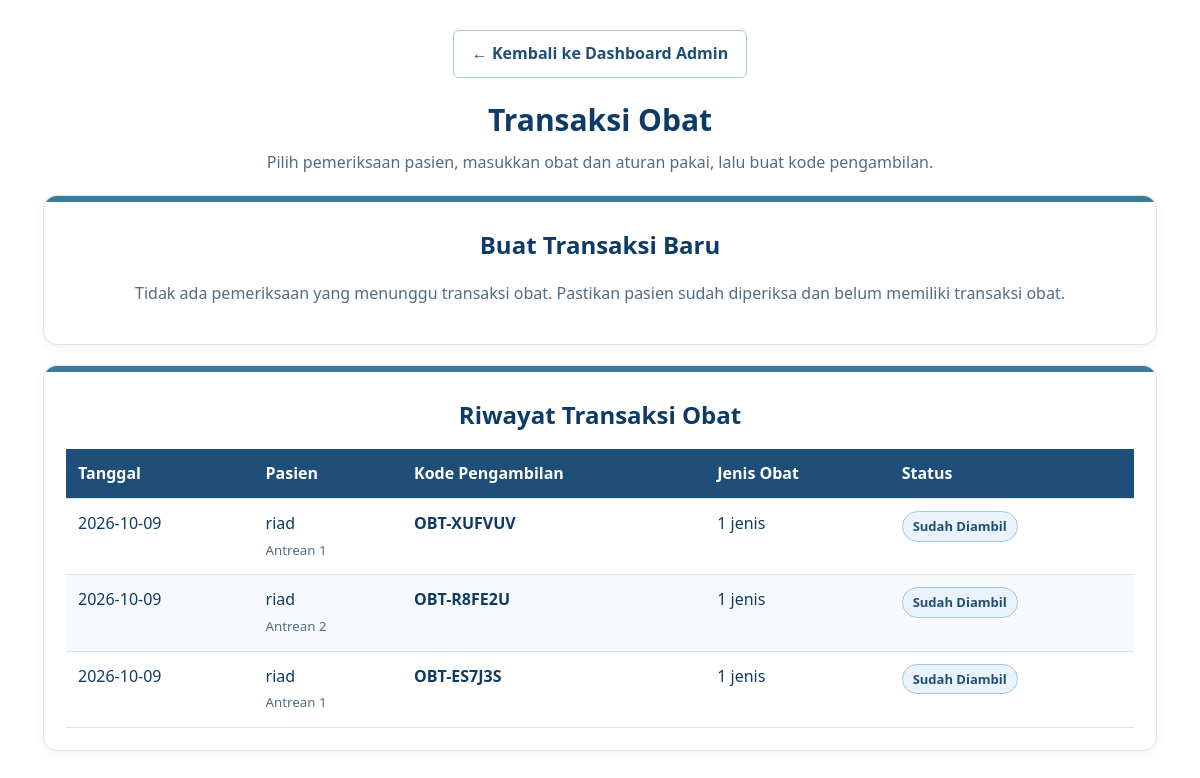
/admin/transaksi_obat.php (signed in), run on the app's committed database.
### tables this page shows
CREATE TABLE `transaksi_obat` (
  `id` int(11) NOT NULL,
  `pemeriksaan_id` int(11) NOT NULL,
  `kode_pengambilan` varchar(20) NOT NULL,
  `tanggal` date NOT NULL,
  `status` enum('Belum Diambil','Sudah Diambil') DEFAULT 'Belum Diambil'
);

### admin/transaksi_obat.php (the view, shortened to what this page needs)
<?php
require_once "../koneksi.php";
function e($nilai): string
{
    return htmlspecialchars(
        (string) $nilai,
        ENT_QUOTES,
        "UTF-8"
    );
}
$stmt = $pdo->query(
    "SELECT
        pm.id AS pemeriksaan_id,
        pm.diagnosis,
        pm.tanggal_pemeriksaan,
        p.nama AS nama_pasien,
        p.nik,
        a.nomor_antrean,
        a.tanggal AS tanggal_antrean,
        d.nama AS nama_dokter
     FROM pemeriksaan pm
     JOIN antrean a ON pm.antrean_id = a.id
     JOIN pasien p ON a.pasien_id = p.id
     JOIN dokter d ON a.dokter_id = d.id
     LEFT JOIN transaksi_obat t ON t.pemeriksaan_id = pm.id
     WHERE t.id IS NULL
     ORDER BY pm.id DESC"
);
$daftarPemeriksaan = $stmt->fetchAll(PDO::FETCH_ASSOC);
$stmt = $pdo->query(
    "SELECT
        t.id,
        t.kode_pengambilan,
        t.tanggal,
        t.status,
        p.nama AS nama_pasien,
        a.nomor_antrean,
        COUNT(DISTINCT det.obat_id) AS jumlah_jenis_obat
     FROM transaksi_obat t
     JOIN pemeriksaan pm ON t.pemeriksaan_id = pm.id
     JOIN antrean a ON pm.antrean_id = a.id
     JOIN pasien p ON a.pasien_id = p.id
     LEFT JOIN detail_obat det ON det.transaksi_id = t.id
     GROUP BY
        t.id, t.kode_pengambilan, t.tanggal,
        t.status, p.nama, a.nomor_antrean
     ORDER BY t.id DESC"
);
$riwayat = $stmt->fetchAll(PDO::FETCH_ASSOC);
?>
<!DOCTYPE html>
<html lang="id">
<head>
</head>
<body>
    <main class="content">
        <a class="top-link" href="index.php">← Kembali ke Dashboard Admin</a>
        <h1>Transaksi Obat</h1>
        <p class="subjudul">
            Pilih pemeriksaan pasien, masukkan obat dan aturan pakai,
            lalu buat kode pengambilan.
        </p>
        <section class="panel">
            <h2>Buat Transaksi Baru</h2>
            <?php if (empty($daftarPemeriksaan)): ?>
                <p>
                    Tidak ada pemeriksaan yang menunggu transaksi obat.
                    Pastikan pasien sudah diperiksa dan belum memiliki
                    transaksi obat.
                </p>
            <?php endif; ?>
        </section>
        <section class="panel">
            <h2>Riwayat Transaksi Obat</h2>
            <div class="table-wrap">
                <table>
                    <thead>
                        <tr>
                            <th>Tanggal</th>
                            <th>Pasien</th>
                            <th>Kode Pengambilan</th>
                            <th>Jenis Obat</th>
                            <th>Status</th>
                        </tr>
                    </thead>
                    <tbody>
                        <?php if (empty($riwayat)): ?>
                            <tr>
                                <td colspan="5">
                                    Belum ada transaksi obat.
                                </td>
                            </tr>
                        <?php else: ?>
                            <?php foreach ($riwayat as $r): ?>
                                <tr>
                                    <td><?= e($r["tanggal"]) ?></td>
                                    <td>
                                        <?= e($r["nama_pasien"]) ?><br>
                                        <small>
                                            Antrean <?= e($r["nomor_antrean"]) ?>
                                        </small>
                                    </td>
                                    <td>
                                        <strong>
                                            <?= e($r["kode_pengambilan"]) ?>
                                        </strong>
                                    </td>
                                    <td>
                                        <?= (int) $r["jumlah_jenis_obat"] ?> jenis
                                    </td>
                                    <td>
                                        <span class="status">
                                            <?= e($r["status"]) ?>
                                        </span>
                                    </td>
                                </tr>
                            <?php endforeach; ?>
                        <?php endif; ?>
                    </tbody>
                </table>
            </div>
        </section>
    </main>
</body>
</html>

### admin/transaksi_obat.php (style rules this page uses)
:root { --white: #ffffff; --tint: #eaf3fa; --border: #d6e4ef; --blue-100: #a4c8e1; --blue-300: #6fa3d8; --teal-500: #3b7a99; --blue-700: #1f4e79; --navy-900: #0d3b66; --text: #0d3b66; --text-muted: #4f6d85; --radius-sm: 6px; --radius-lg: 14px; --shadow: 0 2px 10px rgba(13, 59, 102, 0.06); --transition: 0.2s ease; }
* { box-sizing: border-box; }
body { margin: 0; background: var(--white); color: var(--text); font-family: "Segoe UI", Arial, sans-serif; line-height: 1.6; }
.content { max-width: 1150px; margin: 30px auto; padding: 0 18px; }
.content > h1 { margin: 0 0 6px; color: var(--navy-900); font-size: 30px; text-align: center; }
.content > p.subjudul { margin: 0 0 16px; color: var(--text-muted); text-align: center; }
.top-link { display: table; margin: 0 auto 18px; padding: 10px 18px; background: var(--white); color: var(--blue-700); font-weight: bold; text-decoration: none; border: 1px solid var(--blue-100); border-radius: var(--radius-sm); transition: background var(--transition), border-color var(--transition); }
.panel { position: relative; overflow: hidden; margin-top: 20px; padding: 30px 22px 22px; background: var(--white); border: 1px solid var(--border); border-radius: var(--radius-lg); box-shadow: var(--shadow); }
.panel::before { content: ""; position: absolute; inset: 0 0 auto 0; height: 6px; background: var(--teal-500); }
.panel h2 { margin: 0 0 14px; color: var(--navy-900); text-align: center; }
.panel > p { text-align: center; color: var(--text-muted); }
.table-wrap { overflow-x: auto; }
table { width: 100%; min-width: 700px; border-collapse: collapse; background: var(--white); }
th, td { padding: 12px; text-align: left; vertical-align: top; border: none; border-bottom: 1px solid var(--border); }
th { background: var(--blue-700); color: var(--white); }
tbody tr:nth-child(even) { background: #f6fafd; }
td small { color: var(--text-muted); }
.status { display: inline-block; padding: 4px 10px; background: var(--tint); color: var(--blue-700); font-size: 13px; font-weight: bold; white-space: nowrap; border: 1px solid var(--blue-100); border-radius: 999px; }

### data on the page
transaksi_obat: tanggal "2026-10-09", nama_pasien "riad", nomor_antrean "1", kode_pengambilan "OBT-XUFVUV", jumlah_jenis_obat "1", status "Sudah Diambil"
transaksi_obat: tanggal "2026-10-09", nama_pasien "riad", nomor_antrean "2", kode_pengambilan "OBT-R8FE2U", jumlah_jenis_obat "1", status "Sudah Diambil"
transaksi_obat: tanggal "2026-10-09", nama_pasien "riad", nomor_antrean "1", kode_pengambilan "OBT-ES7J3S", jumlah_jenis_obat "1", status "Sudah Diambil"
